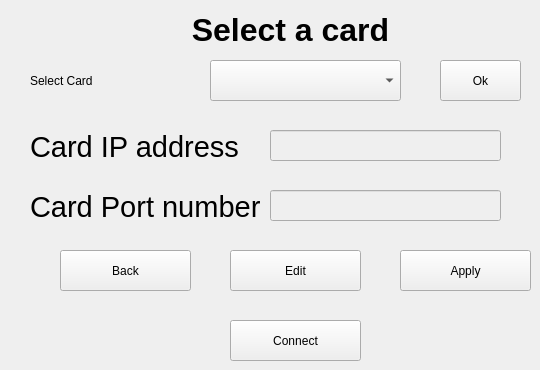
  <widget class="QWidget" name="CardSelectPage">
   <widget class="QLabel" name="MMLabel_3">
    <property name="geometry">
     <rect>
      <x>110</x>
      <y>10</y>
      <width>361</width>
      <height>41</height>
     </rect>
    </property>
    <property name="text">
     <string>&lt;html&gt;&lt;head/&gt;&lt;body&gt;&lt;p align=&quot;center&quot;&gt;&lt;span style=&quot; font-size:24pt; font-weight:600;&quot;&gt;Select a card&lt;/span&gt;&lt;/p&gt;&lt;/body&gt;&lt;/html&gt;</string>
    </property>
   </widget>
   <widget class="QComboBox" name="NamesComboBox">
    <property name="geometry">
     <rect>
      <x>210</x>
      <y>60</y>
      <width>191</width>
      <height>41</height>
     </rect>
    </property>
    <property name="styleSheet">
     <string notr="true">font: 12pt &quot;MS Shell Dlg 2&quot;;</string>
    </property>
   </widget>
   <widget class="QLabel" name="label">
    <property name="geometry">
     <rect>
      <x>30</x>
      <y>60</y>
      <width>161</width>
      <height>41</height>
     </rect>
    </property>
    <property name="styleSheet">
     <string notr="true">font: 20pt &quot;MS Shell Dlg 2&quot;;</string>
    </property>
    <property name="text">
     <string>Select Card</string>
    </property>
   </widget>
   <widget class="QPushButton" name="ShowIPPORT">
    <property name="geometry">
     <rect>
      <x>440</x>
      <y>60</y>
      <width>81</width>
      <height>41</height>
     </rect>
    </property>
    <property name="styleSheet">
     <string notr="true">font: 20pt &quot;MS Shell Dlg 2&quot;;</string>
    </property>
    <property name="text">
     <string>Ok</string>
    </property>
   </widget>
   <widget class="QLineEdit" name="CardIP">
    <property name="enabled">
     <bool>false</bool>
    </property>
    <property name="geometry">
     <rect>
      <x>270</x>
      <y>130</y>
      <width>231</width>
      <height>31</height>
     </rect>
    </property>
    <property name="styleSheet">
     <string notr="true">font: 14pt &quot;MS Shell Dlg 2&quot;;
color:gb(86, 43, 0)</string>
    </property>
   </widget>
   <widget class="QLineEdit" name="CardPort">
    <property name="enabled">
     <bool>false</bool>
    </property>
    <property name="geometry">
     <rect>
      <x>270</x>
      <y>190</y>
      <width>231</width>
      <height>31</height>
     </rect>
    </property>
    <property name="styleSheet">
     <string notr="true">font: 14pt &quot;MS Shell Dlg 2&quot;;
color:gb(86, 43, 0)</string>
    </property>
   </widget>
   <widget class="QLabel" name="Port_Title_4">
    <property name="geometry">
     <rect>
      <x>30</x>
      <y>190</y>
      <width>231</width>
      <height>31</height>
     </rect>
    </property>
    <property name="text">
     <string>&lt;html&gt;&lt;head/&gt;&lt;body&gt;&lt;p&gt;&lt;span style=&quot; font-size:22pt;&quot;&gt;Card Port number&lt;/span&gt;&lt;/p&gt;&lt;/body&gt;&lt;/html&gt;</string>
    </property>
   </widget>
   <widget class="QLabel" name="IP_Title_6">
    <property name="geometry">
     <rect>
      <x>30</x>
      <y>130</y>
      <width>211</width>
      <height>31</height>
     </rect>
    </property>
    <property name="text">
     <string>&lt;html&gt;&lt;head/&gt;&lt;body&gt;&lt;p&gt;&lt;span style=&quot; font-size:22pt;&quot;&gt;Card IP address&lt;/span&gt;&lt;/p&gt;&lt;/body&gt;&lt;/html&gt;</string>
    </property>
   </widget>
   <widget class="QPushButton" name="ApplyEdit">
    <property name="geometry">
     <rect>
      <x>400</x>
      <y>250</y>
      <width>131</width>
      <height>41</height>
     </rect>
    </property>
    <property name="styleSheet">
     <string notr="true">font: 19pt &quot;MS Shell Dlg 2&quot;;</string>
    </property>
    <property name="text">
     <string>Apply</string>
    </property>
   </widget>
   <widget class="QPushButton" name="BTOMMSAC">
    <property name="geometry">
     <rect>
      <x>60</x>
      <y>250</y>
      <width>131</width>
      <height>41</height>
     </rect>
    </property>
    <property name="styleSheet">
     <string notr="true">font: 19pt &quot;MS Shell Dlg 2&quot;;</string>
    </property>
    <property name="text">
     <string>Back</string>
    </property>
   </widget>
   <widget class="QPushButton" name="EditIPPORT">
    <property name="geometry">
     <rect>
      <x>230</x>
      <y>250</y>
      <width>131</width>
      <height>41</height>
     </rect>
    </property>
    <property name="styleSheet">
     <string notr="true">font: 19pt &quot;MS Shell Dlg 2&quot;;</string>
    </property>
    <property name="text">
     <string>Edit</string>
    </property>
   </widget>
   <widget class="QPushButton" name="ConnectToCard">
    <property name="geometry">
     <rect>
      <x>230</x>
      <y>320</y>
      <width>131</width>
      <height>41</height>
     </rect>
    </property>
    <property name="styleSheet">
     <string notr="true">font: 19pt &quot;MS Shell Dlg 2&quot;;</string>
    </property>
    <property name="text">
     <string>Connect</string>
    </property>
   </widget>
  </widget>
